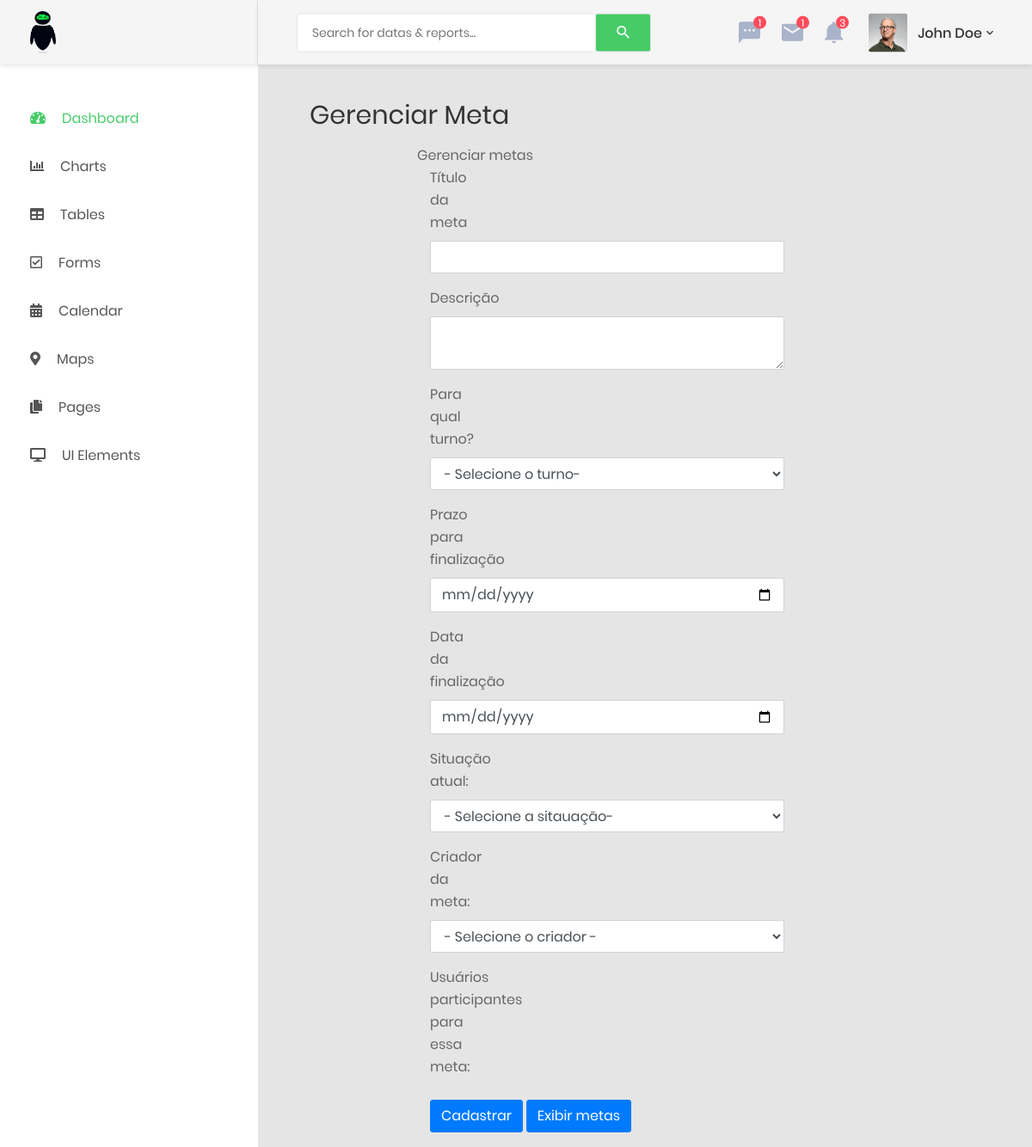
Page /index.php/gael/gerenciar_meta on the earlier database version.
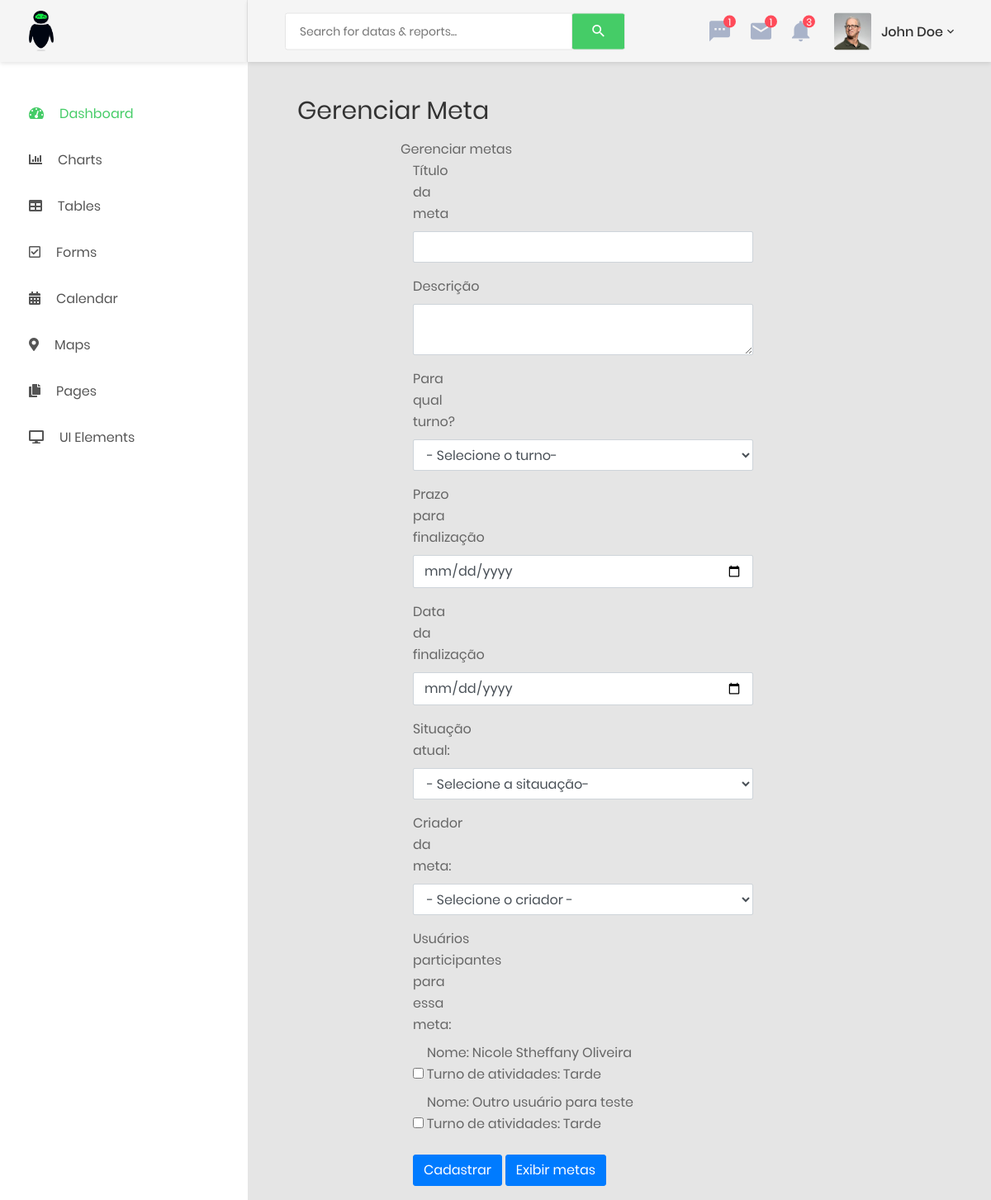
Same page on the later database version.
### tables this page shows
CREATE TABLE usuario(
    id_usuario INT NOT NULL PRIMARY KEY AUTO_INCREMENT,
    u_nome VARCHAR(90) NOT NULL, 
    u_email VARCHAR(90) NOT NULL,
    senha VARCHAR(255) NOT NULL,
    cpf VARCHAR(15) NOT NULL,
    usuario_tipo CHAR(1) NOT NULL,
    usuario_bolsista BOOLEAN NOT NULL,
    turno_atividades CHAR(1)
);

### application/controllers/Gael.php (called while the page is built, shortened)
<?php
class Gael extends CI_Controller {
	public function __construct()
	{
		$this->load->helper('url');
	}
	public function gerenciar_meta(){
		$coisas['title'] = 'Gerenciar meta';
		$coisas['pagina'] = 'Gerenciar meta';
		$coisas['usuarios_adm'] = $this->Usuario_model->recuperarAdm();
		$coisas['usuarios_comuns'] = $this->Usuario_model->recuperarNormais();
		return $this->load->view('gerenciar_metas', $coisas);
	}
}

### index.php (called while the page is built, shortened)
<?php
require_once BASEPATH.'core/CodeIgniter.php';

### application/models/Usuario_model.php (called while the page is built, shortened)
<?php
class Usuario_model extends CI_Model
{
	public function recuperarAdm()
	{
		$this->db->where('usuario_tipo','1');
		$query = $this->db->get('usuario');
		return $query->result_array();
	}
	public function recuperarNormais()
	{
		$this->db->where('usuario_tipo','2');
		$query = $this->db->get('usuario');
		return $query->result_array();
	}
}

### application/views/gerenciar_metas.php (the view, shortened to what the changed rows need)
<div class="main-content container-fluid">
	<div class="section__content section__content--p30">
	<div class="container-fluid">
		<div class="row mb-3">
			<div class="col-md-12">
				<div class="overview-wrap">
					<h2 class="title-1"><?= $pagina; ?></h2>
				</div>
			</div>
		</div>
	</div>
<div class="row">
  <div class="col-sm-8">
            <div  class="panel panel-default">
              <div id="painel1" class="panel-body">
                <div class="padd">
                  <div class="form quick-post">
                    <form class="form-horizontal" method="post" action="<?php echo base_url('index.php/meta/salvar/')?>">
                      <div class="form-group">
                        <div class="col-lg-10">
                            <?php foreach ($usuarios_comuns as $adm) {?>
                              <input type="checkbox" name="id_usuario[]" id="users" value="<?php echo $adm['id_usuario'];?>">
                                <label for="">
                                Nome: <?= $adm['u_nome'];?> <br> Turno de atividades: <?php if($adm['turno_atividades']=='1'){
                                  echo 'Manhã';
                                }elseif ($adm['turno_atividades']=='2') {
                                  echo 'Tarde';
                                }else {
                                  echo 'Noite';
                                } ?>
                                </label>
                                <br>
                            <?php } ?>
                        </div>
                      </div>
                    </form>
                  </div>
                </div>
              </div>
            </div>
</div>
</div>

Differences in the rows shown:
now on this page (row edited): usuario: u_nome "Nicole Stheffany Oliveira", turno_atividades "Tarde"
now on this page (row edited): usuario: u_nome "Outro usuário para teste", turno_atividades "Tarde"
